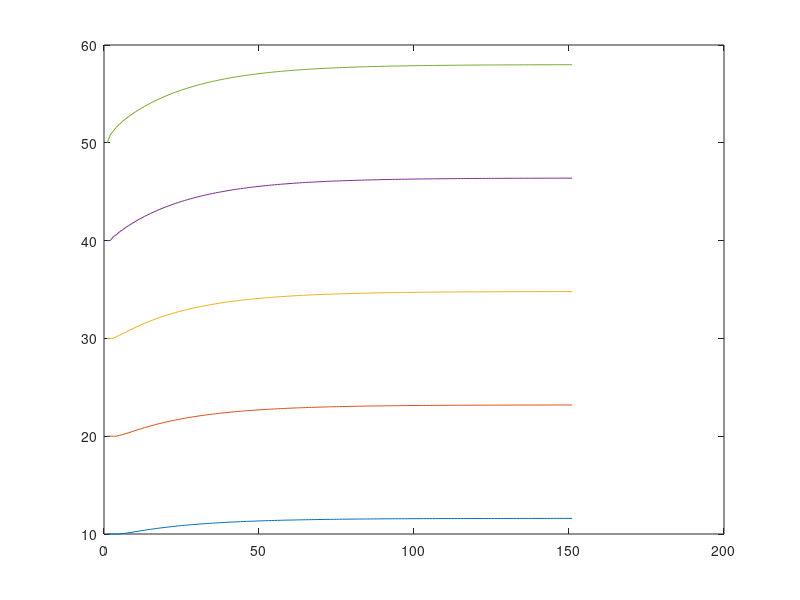

The MATLAB source for this figure:
CELL_NUMBER = 5;
CELL_TENSION_CONSTANT =  5; %tension constant in N/m^2
INITIAL_CELL_EXTENSION = 10; % extension in m
FORCE_CONSTANT = 8; 
TOTAL_TIME = 5; 
TOTAL_TIMESTEPS = 150; 
DELTA_TIME = 0.1; 
% Current and initial Cell Tension extension: Lc, Li
% index 1 is Cell to the furthest left through to CELL_NUMBER
% who is the furtherest right. Each cell has its own extension to its left
% i.e -o-o-o-o where o is a cell and - is a extension has each extension to
% the left of the cell
Initial_Cell_Extension = zeros(CELL_NUMBER, 1);

% Use of a current and new cell position so every Euler increment can be
% done from the current positions (i.e. current spring extensions) 
Current_Cell_Position = zeros(CELL_NUMBER,1); 
New_Cell_Position = zeros(CELL_NUMBER,1); 

% Cell Tension, k for F= -k(Lc - Li) for each Cell
Cell_Tension_Constants = zeros(CELL_NUMBER,1); 

% Forces created at each Cell. 
% Current Model only has force from the leading Cell
Cell_Force = zeros(CELL_NUMBER, 1); 
Cell_Force(CELL_NUMBER) = FORCE_CONSTANT; 

% Initialise all Lc, Li as equal and Cell Tension Constants as specified
for i= 1:CELL_NUMBER
    Initial_Cell_Extension(i) = INITIAL_CELL_EXTENSION;
    Cell_Tension_Constants(i) = CELL_TENSION_CONSTANT; 
    if i== 1
        Current_Cell_Position(i) = INITIAL_CELL_EXTENSION; 
    else
        Current_Cell_Position(i) = Current_Cell_Position(i-1)... 
                                    + INITIAL_CELL_EXTENSION; 
    end 
end
time_data=  Current_Cell_Position; 

% Euler Method to increment over time to
for tstep = 1:TOTAL_TIMESTEPS
    time=tstep*DELTA_TIME;
    
    plot([1:CELL_NUMBER], Current_Cell_Position, '*');
    pause(0.1);
    % Change position of furtherest right Cell
    left_junction_extension = Current_Cell_Position(CELL_NUMBER)...
                        - Current_Cell_Position(CELL_NUMBER-1)-INITIAL_CELL_EXTENSION;
    left_spring_force = Cell_Tension_Constants(CELL_NUMBER) * left_junction_extension;
    
    %Force from cell and cell tensions
    Net_force = Cell_Force(CELL_NUMBER) - left_spring_force;
    
    %Displacement from Frictional forces: dx/dt = F
    % dx = F * dt
    dx = Net_force * DELTA_TIME; 
    New_Cell_Position(CELL_NUMBER)=Current_Cell_Position(CELL_NUMBER)+ dx;
    
    % Change position of the furtherest left cell
    left_junction_extension = Current_Cell_Position(1)-INITIAL_CELL_EXTENSION;
    left_spring_force = Cell_Tension_Constants(1) * left_junction_extension;

    right_junction_extension = Current_Cell_Position(2)...
                             - Current_Cell_Position(1)-INITIAL_CELL_EXTENSION;
    right_spring_force = Cell_Tension_Constants(2) * right_junction_extension; 

    %Force from cell and cell tensions
    Net_force = Cell_Force(1) + right_spring_force- left_spring_force; 

    %Displacement from Frictional forces: dx/dt = F
    % dx = F * dt
    dx = Net_force * DELTA_TIME;
    New_Cell_Position(1)=Current_Cell_Position(1)+ dx;
   
    % -o-o-o-o-o
    for i= 2:CELL_NUMBER -1
        left_junction_extension = Current_Cell_Position(i)...
                                 - Current_Cell_Position(i-1)-INITIAL_CELL_EXTENSION;
        left_spring_force = Cell_Tension_Constants(i) * left_junction_extension; 
        
        right_junction_extension = Current_Cell_Position(i+1)...
                                 - Current_Cell_Position(i)-INITIAL_CELL_EXTENSION;
        right_spring_force = Cell_Tension_Constants(i+1) * right_junction_extension; 
        
        %Force from cell and cell tensions
        Net_force = Cell_Force(i) + right_spring_force- left_spring_force; 

        %Displacement from Frictional forces: dx/dt = F
        % dx = F * dt
        dx = Net_force * DELTA_TIME; 
        New_Cell_Position(i)=Current_Cell_Position(i)+ dx;  
    end 
    a= New_Cell_Position - Current_Cell_Position
    Current_Cell_Position = New_Cell_Position;
    time_data = horzcat(time_data,Current_Cell_Position );
end
x= [1:TOTAL_TIMESTEPS+1];
b= time_data;
plot(x, b(1,:),x,b(2,:),x,b(3,:),x,b(4,:), x, b(5,:));
